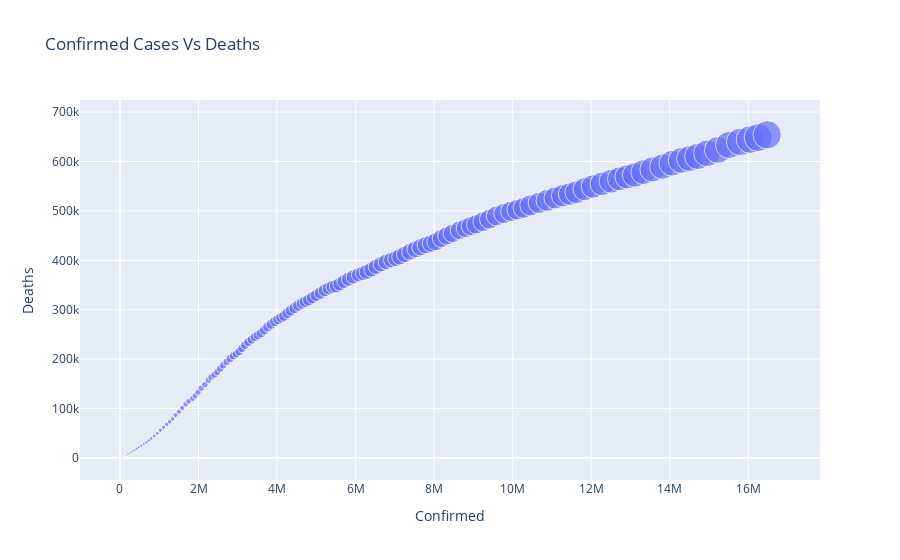

Notebook code for this chart:
### Code cell
px.scatter(daywise,x='Confirmed',y='Deaths',title='Confirmed Cases Vs Deaths ',size='Recovered',hover_name='No. of countries')

### Figure 1 — Plotly figure (JSON) as saved in the notebook; plotly's stock layout.template omitted (floating-point values rounded to 4 significant figures; data arrays with more than 128 entries replaced by an {"elided": "..."} marker saying what was removed)
{"data": [{"hovertemplate": "<b>%{hovertext}</b><br><br>Confirmed=%{x}<br>Deaths=%{y}<br>Recovered=%{marker.size}<extra></extra>", "hovertext": {"elided": "188 int values"}, "legendgroup": "", "marker": {"color": "#636efa", "size": {"elided": "188 int values"}, "sizemode": "area", "sizeref": 23670.0, "symbol": "circle"}, "mode": "markers", "name": "", "orientation": "v", "showlegend": false, "type": "scatter", "x": {"elided": "188 int values"}, "xaxis": "x", "y": {"elided": "188 int values"}, "yaxis": "y"}], "layout": {"legend": {"itemsizing": "constant", "tracegroupgap": 0}, "title": {"text": "Confirmed Cases Vs Deaths "}, "xaxis": {"anchor": "y", "domain": [0, 1], "title": {"text": "Confirmed"}}, "yaxis": {"anchor": "x", "domain": [0, 1], "title": {"text": "Deaths"}}}}
